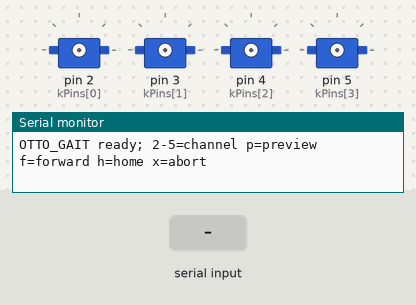
Simulated run of this sketch. Board: Arduino Nano, built with avr-gcc and run on an emulated ATmega328P. Parts: 4 × servo, the last lines printed to the serial monitor. The test bench sets the inputs (shaded band).

Above: at 1.2 s.
1.3 s: "p" received over Serial
4.3 s: "2" received over Serial
At 4.6 s:
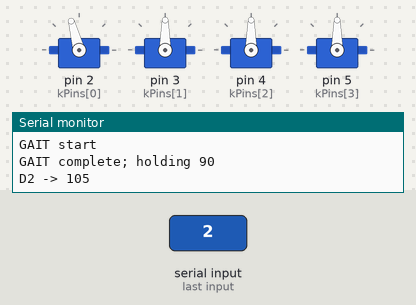
At 8.1 s:
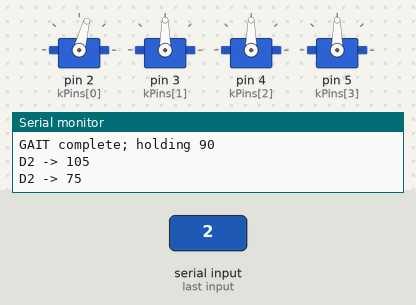
8.8 s: "3" received over Serial
At 12.4 s:
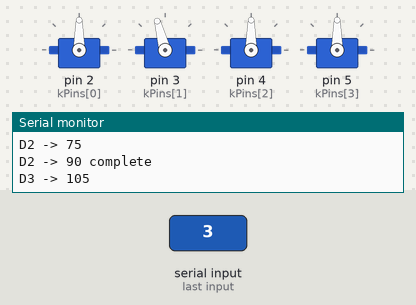
Timing chart, 0 to 18.8 s (numbered marks = the images above; inputs shaded):
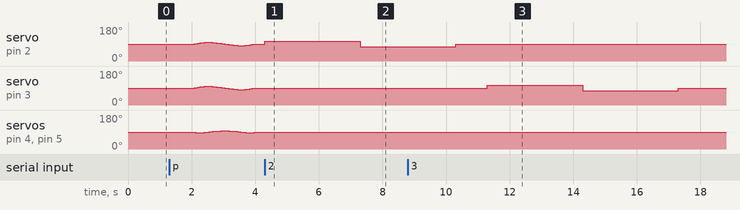

The sketch:

basic_walk.ino
```cpp
// Command-driven first gait for an assembled classic Otto V9 on a Nano.
// D2/D3: left/right legs; D4/D5: left/right feet.
// Servo red wires need a separate regulated 5 V supply rated >= 3 A;
// join supply GND to Nano GND. USB powers the Nano only during this test.
// 'p' = small supported preview; 'f' = one bounded forward gait cycle;
// '2'..'5' = slow individual channel check, +/-15 degrees.
// 'h' = hold neutral; 'x' = abort the active gait and hold neutral.
// Uploading this sketch does not attach or move the servos.
#include <Servo.h>
#include <math.h>

constexpr uint8_t kPins[4] = {2, 3, 4, 5};
constexpr uint8_t kNeutral = 90;
constexpr uint8_t kSamples = 100;
constexpr float kTwoPi = 6.2831853f;
constexpr float kHalfPi = 1.5707963f;

Servo servos[4];
bool attached = false;

void holdNeutral() {
  for (uint8_t i = 0; i < 4; ++i) {
    servos[i].write(kNeutral);
  }
}

void attachAtNeutral() {
  if (attached) return;
  for (uint8_t i = 0; i < 4; ++i) {
    servos[i].write(kNeutral);
    servos[i].attach(kPins[i]);
  }
  attached = true;
  delay(700);
}

void runGait(uint8_t hipAmplitude, uint8_t footAmplitude,
             uint8_t footOffset, uint16_t periodMs) {
  attachAtNeutral();
  Serial.println("GAIT start");

  bool aborted = false;
  for (uint8_t sample = 0; sample <= kSamples; ++sample) {
    if (Serial.available() && Serial.read() == 'x') {
      aborted = true;
      break;
    }

    const float fraction = float(sample) / kSamples;
    const float rampIn = fraction * 8.0f;
    const float rampOut = (1.0f - fraction) * 8.0f;
    const float envelope = min(1.0f, min(rampIn, rampOut));
    const float phase = kTwoPi * fraction;
    const float hip = envelope * hipAmplitude * sin(phase);
    const float foot = envelope * footAmplitude * sin(phase - kHalfPi);
    const float offset = envelope * footOffset;

    servos[0].write(kNeutral + round(hip));
    servos[1].write(kNeutral + round(hip));
    servos[2].write(kNeutral + round(foot + offset));
    servos[3].write(kNeutral + round(foot - offset));
    delay(periodMs / kSamples);
  }

  holdNeutral();
  Serial.println(aborted ? "GAIT aborted; holding 90" :
                           "GAIT complete; holding 90");
}

void testChannel(uint8_t index) {
  attachAtNeutral();
  Serial.print("D");
  Serial.print(kPins[index]);
  Serial.println(" -> 105");
  servos[index].write(105);
  delay(3000);
  Serial.print("D");
  Serial.print(kPins[index]);
  Serial.println(" -> 75");
  servos[index].write(75);
  delay(3000);
  servos[index].write(kNeutral);
  delay(1000);
  Serial.print("D");
  Serial.print(kPins[index]);
  Serial.println(" -> 90 complete");
}

void setup() {
  Serial.begin(9600);
  Serial.println("OTTO_GAIT ready; 2-5=channel p=preview f=forward h=home x=abort");
}

void loop() {
  if (!Serial.available()) return;

  switch (Serial.read()) {
    case '2':
      testChannel(0);
      break;
    case '3':
      testChannel(1);
      break;
    case '4':
      testChannel(2);
      break;
    case '5':
      testChannel(3);
      break;
    case 'p':
      runGait(8, 6, 0, 2000);
      break;
    case 'f':
      runGait(20, 12, 2, 1800);
      break;
    case 'h':
      attachAtNeutral();
      holdNeutral();
      Serial.println("HOME holding 90");
      break;
    case 'x':
      holdNeutral();
      Serial.println("STOP holding 90");
      break;
  }
}
```

Measured:
- after the input at 4.3 s, servo on pin 2 (kPins[0]): 90° → 105° at once, → 75° 3.0 s later
- after the input at 8.8 s, servo on pin 3 (kPins[1]): 90° → 105° after 2.5 s, → 75° 3.0 s later, → 90° 3.0 s later
